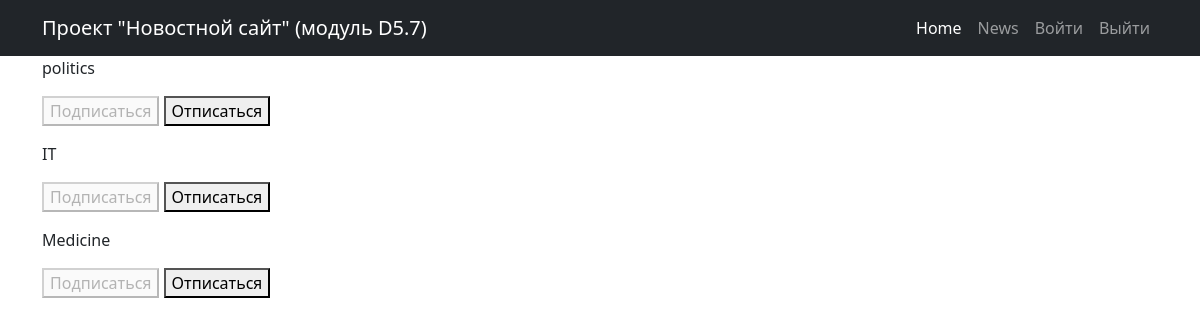
Page /subscriptions/ (signed in) on the committed database.
### news/models.py (models this page shows, shortened)
class Category(models.Model):
    name = models.CharField(max_length = 100, unique = True)

### subscriptions/views.py (the view, shortened to what this page needs)
# urls.py: path('', include('subscriptions.urls')),
@login_required
@csrf_protect
def subscriptions(request):
    categories_with_subscriptions = Category.objects.annotate(
        user_subscribed=Exists(
            Subscriber.objects.filter(
                user=request.user,
                category=OuterRef('pk'),
            )
        )
    ).order_by('pk')
    return render(
        request,
        'subscriptions.html',
        {'categories': categories_with_subscriptions},
    )

### templates/subscriptions.html (shortened to what this page needs)
{% extends 'default.html' %}
{% block content %}
    {% for category in categories  %}
        <p>
            {{ category.name }}
            <form method="post">
                {% if category.user_subscribed %}
                    <button disabled>Подписаться</button>
                    <button name="action" value="unsubscribe">Отписаться</button>
                {% else %}
                    <button name="action" value="subscribe">Подписаться</button>
                    <button disabled>Отписаться</button>
                {% endif %}
            </form>
        </p>
    {% endfor %}
{% endblock content %}

### templates/default.html (shortened to what this page needs)
<!DOCTYPE html>
<html lang="en">
    <head>
        {% load static %}
        <link href="{% static 'css/styles.css' %}" rel="stylesheet" />
    </head>
    <body>
        <nav class="navbar navbar-expand-lg navbar-dark bg-dark">
            <div class="container">
                <a class="navbar-brand" href="#">Проект "Новостной сайт" (модуль D5.7)</a>
                <div class="collapse navbar-collapse" id="navbarSupportedContent">
                    <ul class="navbar-nav ms-auto mb-2 mb-lg-0">
                        <li class="nav-item">
                            <a class="nav-link active" aria-current="page" href="#">Home</a>
                        </li>
                        <li class="nav-item">
                            <a class="nav-link"href="{% url 'news_list' %}">News</a>
                        </li>
                        <li class="nav-item">
                            <a class="nav-link" href="/accounts/login">Войти</a>
                        </li>
                        <li class="nav-item">
                            <a class="nav-link" href="/accounts/logout">Выйти</a>
                    </ul>
                </div>
            </div>
        </nav>
        <div class="container">
            <div class="row">
                <div class="col-lg-12 text">
                    {% block content %}
                    {% endblock content %}
                </div>
            </div>
        </div>
    </body>
</html>

### rows in the picture
Category: name "politics", shows "Подписаться"
Category: name "IT", shows "Подписаться"
Category: name "Medicine", shows "Подписаться"
